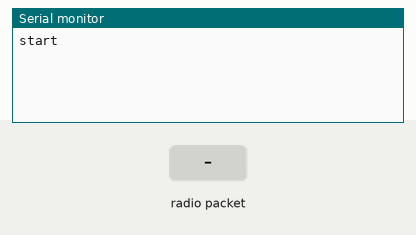
The sketch below on a simulated Arduino Uno, built with avr-gcc and run on an emulated ATmega328P. Shown: the last lines printed to the serial monitor. The inputs (shaded band) are chosen by the test bench. No radio packets arrive unless stated.

Above: at 1.2 s.
1.3 s: radio packet "1" arrives
At 2.4 s:
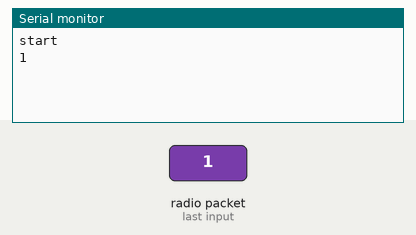
2.8 s: radio packet "0" arrives
At 3.5 s:
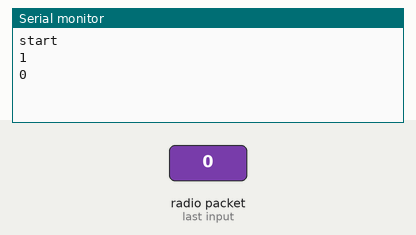
4.3 s: radio packet "2" arrives
At 4.7 s:
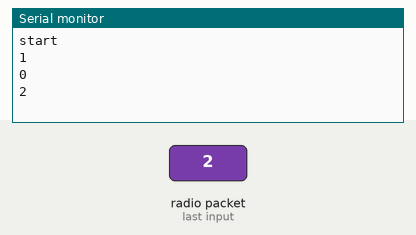

The sketch:

rf24.ino
```cpp
#include <SPI.h>
#include <nRF24L01.h>
#include <RF24.h>

RF24 radio(7, 8);
//         ce, csn
const byte rxAddr[6] = "00001";

void setup()
{
  while (!Serial);
  Serial.begin(9600);

  radio.begin();
  radio.openReadingPipe(0, rxAddr);

  radio.startListening();
  Serial.println("start");
}

void loop()
{
  if (radio.available())
  {
    char text[32] = {0};
    radio.read(&text, sizeof(text));

    Serial.println(text);
  }
}
```

Measured:
- after the input at 1.3 s, the serial monitor: prints a new line at once (image 1)
- after the input at 2.8 s, the serial monitor: prints a new line at once (image 2)
- after the input at 4.3 s, the serial monitor: prints a new line at once (image 3)
